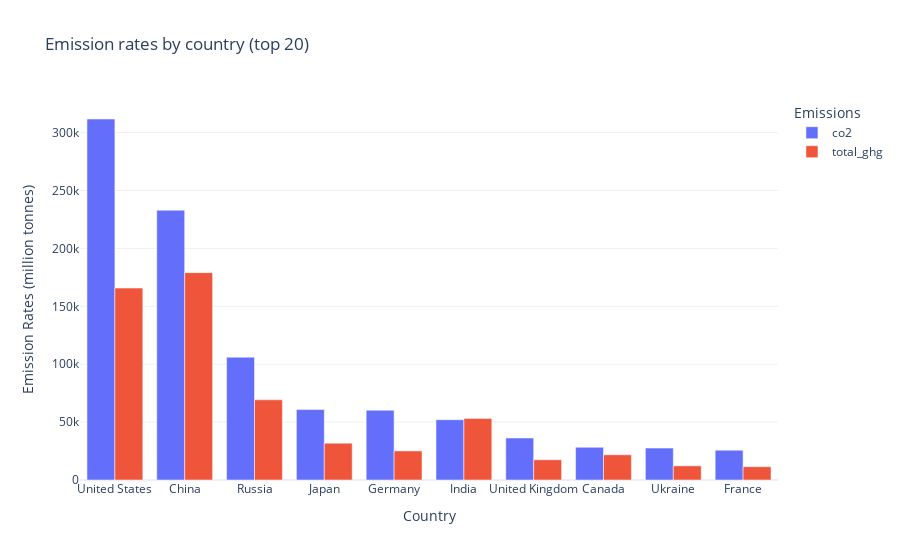

The notebook cell saved with this chart:
### Code cell
# creating bar graph to represent top 10 countries
fig = px.bar(top10_co2_countries_df.reset_index(), title='Emission rates by country (top 20)', 
             x='country', y=['co2','total_ghg'],template='plotly_white', barmode="group",
             labels = {'country':"Country",'variable':'Emissions'})
fig.update_yaxes(title_text='Emission Rates (million tonnes)')
fig.show()

### Figure 1 — Plotly figure (JSON) as saved in the notebook; plotly's stock layout.template omitted (floating-point values rounded to 4 significant figures)
{"data": [{"alignmentgroup": "True", "hovertemplate": "Emissions=co2<br>Country=%{x}<br>value=%{y}<extra></extra>", "legendgroup": "co2", "marker": {"color": "#636efa", "pattern": {"shape": ""}}, "name": "co2", "offsetgroup": "co2", "orientation": "v", "showlegend": true, "textposition": "auto", "type": "bar", "x": ["United States", "China", "Russia", "Japan", "Germany", "India", "United Kingdom", "Canada", "Ukraine", "France"], "xaxis": "x", "y": [311700.0, 233000.0, 106100.0, 60820.0, 60250.0, 52060.0, 36260.0, 28260.0, 27610.0, 25710.0], "yaxis": "y"}, {"alignmentgroup": "True", "hovertemplate": "Emissions=total_ghg<br>Country=%{x}<br>value=%{y}<extra></extra>", "legendgroup": "total_ghg", "marker": {"color": "#EF553B", "pattern": {"shape": ""}}, "name": "total_ghg", "offsetgroup": "total_ghg", "orientation": "v", "showlegend": true, "textposition": "auto", "type": "bar", "x": ["United States", "China", "Russia", "Japan", "Germany", "India", "United Kingdom", "Canada", "Ukraine", "France"], "xaxis": "x", "y": [165700.0, 179100.0, 69250.0, 31810.0, 25110.0, 53210.0, 17490.0, 21780.0, 12220.0, 11470.0], "yaxis": "y"}], "layout": {"barmode": "group", "legend": {"title": {"text": "Emissions"}, "tracegroupgap": 0}, "title": {"text": "Emission rates by country (top 20)"}, "xaxis": {"anchor": "y", "domain": [0, 1], "title": {"text": "Country"}}, "yaxis": {"anchor": "x", "domain": [0, 1], "title": {"text": "Emission Rates (million tonnes)"}}}}
